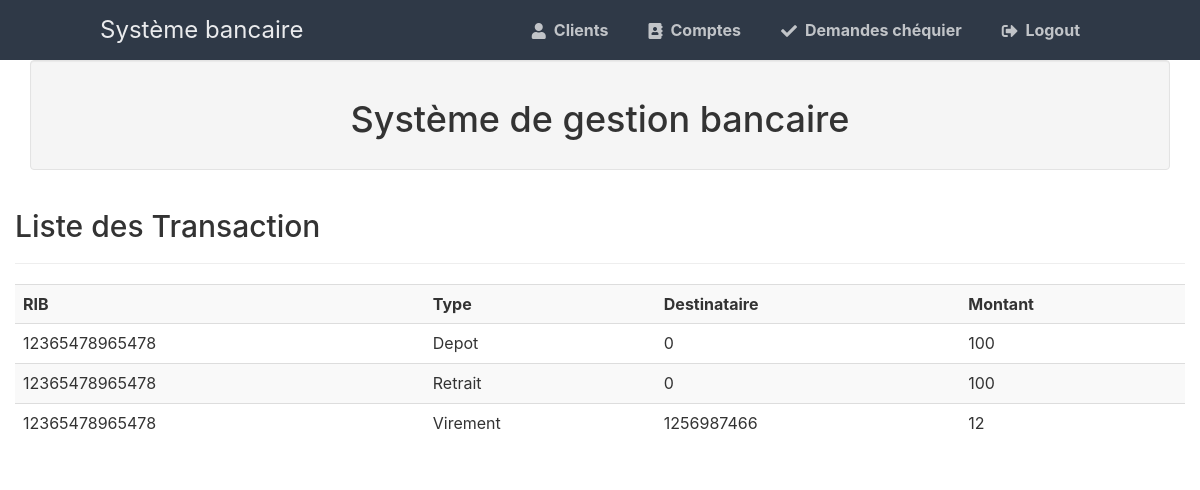
Screenshot of /transaction/1 (signed in) with the database file from the repository.
### flask_blog/models.py (models this page shows)
class Transaction(db.Model):
    id = db.Column(db.Integer, primary_key=True)
    user_id = db.Column(db.Integer, nullable=False)
    type = db.Column(db.String(20), nullable=False);
    de = db.Column(db.Integer, nullable=False)
    vers = db.Column(db.Integer, nullable=False)
    montant = db.Column(db.Integer, nullable=False);

### flask_blog/routes.py (the view)
@app.route('/transaction/<int:user_id>', methods=['GET'])
@login_required
def Transactions(user_id):
    if 'Admin in session':
        Tx = Transaction.query.filter_by(user_id=user_id).all()
        return render_template("admin/client_transaction.html",Tx=Tx)

### flask_blog/models.py (called while the page is built)
@login_manager.user_loader
def load_user(user_id):
    return User.query.get(int(user_id))

### flask_blog/templates/admin/client_transaction.html (shortened to what this page needs)
<html>
<head>
	<link rel="stylesheet" href="{{ url_for('static', filename='style.css') }}">
	<link rel="stylesheet" href="https://use.fontawesome.com/releases/v5.7.1/css/all.css">
	<link href="{{url_for('static', filename = 'css/bootstrap.min.css')}}" rel="stylesheet">
</head>
<body>
	<nav class="navtop">
		<div>
			<h1>Système bancaire</h1>
			<a href="{{ url_for('client_liste') }}"><i class="fas fa-user"></i>Clients</a>
			<a href="{{ url_for('compte_liste') }}"><i class="fas fa-address-book"></i>Comptes</a>
			<a href=""><i class="fas fa-check"></i>Demandes chéquier</a>
			<a href="{{ url_for('logout') }}"><i class="fas fa-sign-out-alt"></i>Logout</a>
		</div>
	</nav>
	<div class="container">
		<div class="well text-center">
			<h1>Système de gestion bancaire</h1>
		</div>
	</div>
	{%block body %}
	<div class="container">
		<div class="row">
			<div class="col md-12">
				<h2>Liste des Transaction
					<hr>
					<table class="table table-striped">
						<tr>
							<th> RIB</th>
							<th> Type</th>
                            <th> Destinataire</th>
                            <th> Montant</th>
						</tr>
						{% for tx in Tx %}
						<tr>
							<td>{{tx.de}}</td>
							<td>{{tx.type}}</td>
                            <td>{{tx.vers}}</td>
                            <td>{{tx.montant}}</td>
						</tr>
						{% endfor %}
					</table>
			</div>
		</div>
	</div>
	{% endblock%}
</body>
</html>

### flask_blog/static/style.css (style rules this page uses)
* { box-sizing: border-box; font-family: -apple-system, BlinkMacSystemFont, "segoe ui", roboto, oxygen, ubuntu, cantarell, "fira sans", "droid sans", "helvetica neue", Arial, sans-serif; font-size: 16px; -webkit-font-smoothing: antialiased; -moz-osx-font-smoothing: grayscale; }
body { background-color: #435165; margin: 0; }
.navtop { background-color: #2f3947; height: 60px; width: 100%; border: 0; }
.navtop div { display: flex; margin: 0 auto; width: 1000px; height: 100%; }
.navtop div h1, .navtop div a { display: inline-flex; align-items: center; }
.navtop div h1 { flex: 1; font-size: 24px; padding: 0; margin: 0; color: #eaebed; font-weight: normal; }
.navtop div a { padding: 0 20px; text-decoration: none; color: #c1c4c8; font-weight: bold; }
.navtop div a i { padding: 2px 8px 0 0; }

### rows the page displays
Transaction: de "12365478965478", type "Depot", vers "0", montant "100"
Transaction: de "12365478965478", type "Retrait", vers "0", montant "100"
Transaction: de "12365478965478", type "Virement", vers "1256987466", montant "12"
